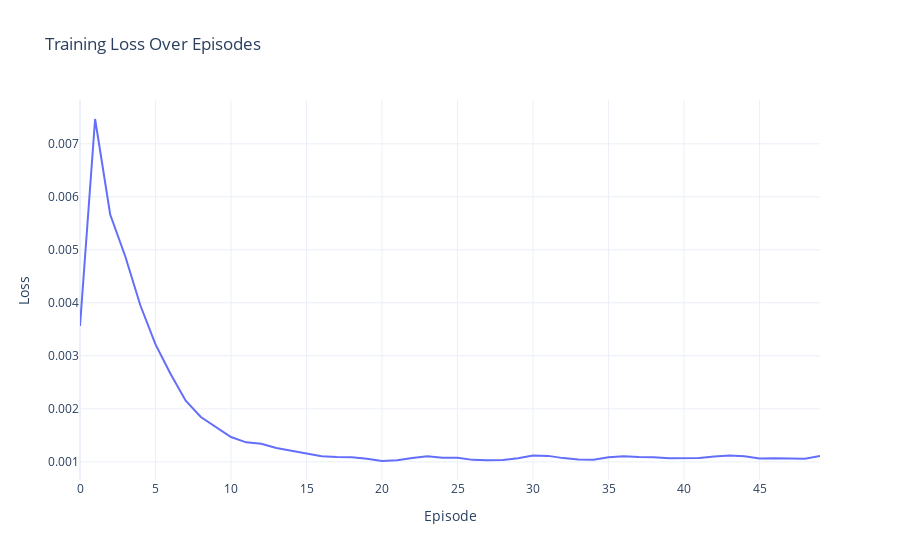

The notebook cell saved with this chart:
### Code cell
training_loss(loss_history)

### Figure 1 — Plotly figure (JSON) as saved in the notebook; plotly's stock layout.template omitted (floating-point values rounded to 4 significant figures)
{"data": [{"hovertemplate": "Episode=%{x}<br>Loss=%{y}<extra></extra>", "legendgroup": "", "line": {"color": "#636efa", "dash": "solid"}, "marker": {"symbol": "circle"}, "mode": "lines", "name": "", "orientation": "v", "showlegend": false, "type": "scatter", "x": [0, 1, 2, 3, 4, 5, 6, 7, 8, 9, 10, 11, 12, 13, 14, 15, 16, 17, 18, 19, 20, 21, 22, 23, 24, 25, 26, 27, 28, 29, 30, 31, 32, 33, 34, 35, 36, 37, 38, 39, 40, 41, 42, 43, 44, 45, 46, 47, 48, 49], "xaxis": "x", "y": [0.003562, 0.007468, 0.005666, 0.004874, 0.003949, 0.003215, 0.002656, 0.002153, 0.001845, 0.00165, 0.001467, 0.001367, 0.00134, 0.001262, 0.001211, 0.001147, 0.001106, 0.001089, 0.001085, 0.001056, 0.001016, 0.001029, 0.001074, 0.001103, 0.001075, 0.001076, 0.001037, 0.001028, 0.001036, 0.001066, 0.00112, 0.001112, 0.00107, 0.001043, 0.00104, 0.001085, 0.001106, 0.001089, 0.001088, 0.001065, 0.001071, 0.001072, 0.001099, 0.00112, 0.001105, 0.001064, 0.001069, 0.00107, 0.001057, 0.001109], "yaxis": "y"}], "layout": {"legend": {"tracegroupgap": 0}, "title": {"text": "Training Loss Over Episodes"}, "xaxis": {"anchor": "y", "domain": [0, 1], "title": {"text": "Episode"}}, "yaxis": {"anchor": "x", "domain": [0, 1], "title": {"text": "Loss"}}}}
